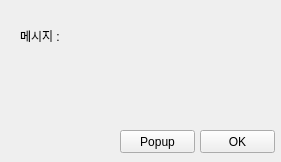
<?xml version="1.0" encoding="UTF-8"?>
<ui version="4.0">
 <class>Form</class>
 <widget class="QWidget" name="Form">
  <property name="geometry">
   <rect>
    <x>0</x>
    <y>0</y>
    <width>281</width>
    <height>162</height>
   </rect>
  </property>
  <property name="sizePolicy">
   <sizepolicy hsizetype="Fixed" vsizetype="Fixed">
    <horstretch>0</horstretch>
    <verstretch>0</verstretch>
   </sizepolicy>
  </property>
  <property name="minimumSize">
   <size>
    <width>281</width>
    <height>162</height>
   </size>
  </property>
  <property name="maximumSize">
   <size>
    <width>281</width>
    <height>162</height>
   </size>
  </property>
  <property name="windowTitle">
   <string>메인앱</string>
  </property>
  <widget class="QLabel" name="lblMessage">
   <property name="geometry">
    <rect>
     <x>20</x>
     <y>20</y>
     <width>240</width>
     <height>31</height>
    </rect>
   </property>
   <property name="text">
    <string>메시지 :</string>
   </property>
  </widget>
  <widget class="QPushButton" name="btnOK">
   <property name="geometry">
    <rect>
     <x>200</x>
     <y>130</y>
     <width>75</width>
     <height>23</height>
    </rect>
   </property>
   <property name="text">
    <string>OK</string>
   </property>
  </widget>
  <widget class="QPushButton" name="btnPOP">
   <property name="geometry">
    <rect>
     <x>120</x>
     <y>130</y>
     <width>75</width>
     <height>23</height>
    </rect>
   </property>
   <property name="text">
    <string>Popup</string>
   </property>
  </widget>
 </widget>
 <resources/>
 <connections/>
</ui>
